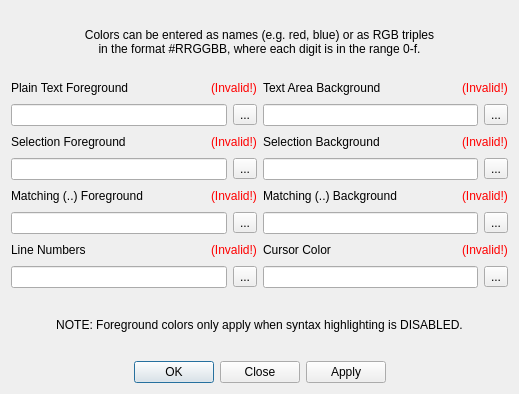
<?xml version="1.0" encoding="UTF-8"?>
<ui version="4.0">
 <class>DialogColors</class>
 <widget class="QDialog" name="DialogColors">
  <property name="geometry">
   <rect>
    <x>0</x>
    <y>0</y>
    <width>519</width>
    <height>394</height>
   </rect>
  </property>
  <property name="windowTitle">
   <string>Colors</string>
  </property>
  <layout class="QGridLayout" name="gridLayout">
   <item row="0" column="0" colspan="2">
    <widget class="QLabel" name="label">
     <property name="text">
      <string>Colors can be entered as names (e.g. red, blue) or as RGB triples
in the format #RRGGBB, where each digit is in the range 0-f.</string>
     </property>
     <property name="alignment">
      <set>Qt::AlignCenter</set>
     </property>
    </widget>
   </item>
   <item row="1" column="0">
    <layout class="QVBoxLayout" name="verticalLayout">
     <item>
      <layout class="QHBoxLayout" name="horizontalLayout">
       <item>
        <widget class="QLabel" name="label_3">
         <property name="text">
          <string>Plain Text Foreground</string>
         </property>
        </widget>
       </item>
       <item>
        <spacer name="horizontalSpacer">
         <property name="orientation">
          <enum>Qt::Horizontal</enum>
         </property>
         <property name="sizeHint" stdset="0">
          <size>
           <width>40</width>
           <height>20</height>
          </size>
         </property>
        </spacer>
       </item>
       <item>
        <widget class="QLabel" name="labelErrorFG">
         <property name="palette">
          <palette>
           <active>
            <colorrole role="WindowText">
             <brush brushstyle="SolidPattern">
              <color alpha="255">
               <red>255</red>
               <green>0</green>
               <blue>0</blue>
              </color>
             </brush>
            </colorrole>
           </active>
           <inactive>
            <colorrole role="WindowText">
             <brush brushstyle="SolidPattern">
              <color alpha="255">
               <red>255</red>
               <green>0</green>
               <blue>0</blue>
              </color>
             </brush>
            </colorrole>
           </inactive>
           <disabled>
            <colorrole role="WindowText">
             <brush brushstyle="SolidPattern">
              <color alpha="255">
               <red>165</red>
               <green>167</green>
               <blue>169</blue>
              </color>
             </brush>
            </colorrole>
           </disabled>
          </palette>
         </property>
         <property name="text">
          <string>(Invalid!)</string>
         </property>
        </widget>
       </item>
      </layout>
     </item>
     <item>
      <layout class="QHBoxLayout" name="horizontalLayout_9">
       <item>
        <widget class="QLineEdit" name="editFG"/>
       </item>
       <item>
        <widget class="QToolButton" name="buttonFG">
         <property name="text">
          <string>...</string>
         </property>
        </widget>
       </item>
      </layout>
     </item>
     <item>
      <layout class="QHBoxLayout" name="horizontalLayout_2">
       <item>
        <widget class="QLabel" name="label_4">
         <property name="text">
          <string>Selection Foreground</string>
         </property>
        </widget>
       </item>
       <item>
        <spacer name="horizontalSpacer_2">
         <property name="orientation">
          <enum>Qt::Horizontal</enum>
         </property>
         <property name="sizeHint" stdset="0">
          <size>
           <width>40</width>
           <height>20</height>
          </size>
         </property>
        </spacer>
       </item>
       <item>
        <widget class="QLabel" name="labelErrorSelectionFG">
         <property name="palette">
          <palette>
           <active>
            <colorrole role="WindowText">
             <brush brushstyle="SolidPattern">
              <color alpha="255">
               <red>255</red>
               <green>0</green>
               <blue>0</blue>
              </color>
             </brush>
            </colorrole>
           </active>
           <inactive>
            <colorrole role="WindowText">
             <brush brushstyle="SolidPattern">
              <color alpha="255">
               <red>255</red>
               <green>0</green>
               <blue>0</blue>
              </color>
             </brush>
            </colorrole>
           </inactive>
           <disabled>
            <colorrole role="WindowText">
             <brush brushstyle="SolidPattern">
              <color alpha="255">
               <red>165</red>
               <green>167</green>
               <blue>169</blue>
              </color>
             </brush>
            </colorrole>
           </disabled>
          </palette>
         </property>
         <property name="text">
          <string>(Invalid!)</string>
         </property>
        </widget>
       </item>
      </layout>
     </item>
     <item>
      <layout class="QHBoxLayout" name="horizontalLayout_10">
       <item>
        <widget class="QLineEdit" name="editSelectionFG"/>
       </item>
       <item>
        <widget class="QToolButton" name="buttonSelectionFG">
         <property name="text">
          <string>...</string>
         </property>
        </widget>
       </item>
      </layout>
     </item>
     <item>
      <layout class="QHBoxLayout" name="horizontalLayout_3">
       <item>
        <widget class="QLabel" name="label_5">
         <property name="text">
          <string>Matching (..) Foreground</string>
         </property>
        </widget>
       </item>
       <item>
        <spacer name="horizontalSpacer_3">
         <property name="orientation">
          <enum>Qt::Horizontal</enum>
         </property>
         <property name="sizeHint" stdset="0">
          <size>
           <width>40</width>
           <height>20</height>
          </size>
         </property>
        </spacer>
       </item>
       <item>
        <widget class="QLabel" name="labelErrorMatchFG">
         <property name="palette">
          <palette>
           <active>
            <colorrole role="WindowText">
             <brush brushstyle="SolidPattern">
              <color alpha="255">
               <red>255</red>
               <green>0</green>
               <blue>0</blue>
              </color>
             </brush>
            </colorrole>
           </active>
           <inactive>
            <colorrole role="WindowText">
             <brush brushstyle="SolidPattern">
              <color alpha="255">
               <red>255</red>
               <green>0</green>
               <blue>0</blue>
              </color>
             </brush>
            </colorrole>
           </inactive>
           <disabled>
            <colorrole role="WindowText">
             <brush brushstyle="SolidPattern">
              <color alpha="255">
               <red>165</red>
               <green>167</green>
               <blue>169</blue>
              </color>
             </brush>
            </colorrole>
           </disabled>
          </palette>
         </property>
         <property name="text">
          <string>(Invalid!)</string>
         </property>
        </widget>
       </item>
      </layout>
     </item>
     <item>
      <layout class="QHBoxLayout" name="horizontalLayout_11">
       <item>
        <widget class="QLineEdit" name="editMatchFG"/>
       </item>
       <item>
        <widget class="QToolButton" name="buttonMatchFG">
         <property name="text">
          <string>...</string>
         </property>
        </widget>
       </item>
      </layout>
     </item>
     <item>
      <layout class="QHBoxLayout" name="horizontalLayout_4">
       <item>
        <widget class="QLabel" name="label_6">
         <property name="text">
          <string>Line Numbers</string>
         </property>
        </widget>
       </item>
       <item>
        <spacer name="horizontalSpacer_4">
         <property name="orientation">
          <enum>Qt::Horizontal</enum>
         </property>
         <property name="sizeHint" stdset="0">
          <size>
           <width>40</width>
           <height>20</height>
          </size>
         </property>
        </spacer>
       </item>
       <item>
        <widget class="QLabel" name="labelErrorLineNumbers">
         <property name="palette">
          <palette>
           <active>
            <colorrole role="WindowText">
             <brush brushstyle="SolidPattern">
              <color alpha="255">
               <red>255</red>
               <green>0</green>
               <blue>0</blue>
              </color>
             </brush>
            </colorrole>
           </active>
           <inactive>
            <colorrole role="WindowText">
             <brush brushstyle="SolidPattern">
              <color alpha="255">
               <red>255</red>
               <green>0</green>
               <blue>0</blue>
              </color>
             </brush>
            </colorrole>
           </inactive>
           <disabled>
            <colorrole role="WindowText">
             <brush brushstyle="SolidPattern">
              <color alpha="255">
               <red>165</red>
               <green>167</green>
               <blue>169</blue>
              </color>
             </brush>
            </colorrole>
           </disabled>
          </palette>
         </property>
         <property name="text">
          <string>(Invalid!)</string>
         </property>
        </widget>
       </item>
      </layout>
     </item>
     <item>
      <layout class="QHBoxLayout" name="horizontalLayout_12">
       <item>
        <widget class="QLineEdit" name="editLineNumbers"/>
       </item>
       <item>
        <widget class="QToolButton" name="buttonLineNumbers">
         <property name="text">
          <string>...</string>
         </property>
        </widget>
       </item>
      </layout>
     </item>
    </layout>
   </item>
   <item row="1" column="1">
    <layout class="QVBoxLayout" name="verticalLayout_2">
     <item>
      <layout class="QHBoxLayout" name="horizontalLayout_5">
       <item>
        <widget class="QLabel" name="label_9">
         <property name="text">
          <string>Text Area Background</string>
         </property>
        </widget>
       </item>
       <item>
        <spacer name="horizontalSpacer_8">
         <property name="orientation">
          <enum>Qt::Horizontal</enum>
         </property>
         <property name="sizeHint" stdset="0">
          <size>
           <width>40</width>
           <height>20</height>
          </size>
         </property>
        </spacer>
       </item>
       <item>
        <widget class="QLabel" name="labelErrorBG">
         <property name="palette">
          <palette>
           <active>
            <colorrole role="WindowText">
             <brush brushstyle="SolidPattern">
              <color alpha="255">
               <red>255</red>
               <green>0</green>
               <blue>0</blue>
              </color>
             </brush>
            </colorrole>
           </active>
           <inactive>
            <colorrole role="WindowText">
             <brush brushstyle="SolidPattern">
              <color alpha="255">
               <red>255</red>
               <green>0</green>
               <blue>0</blue>
              </color>
             </brush>
            </colorrole>
           </inactive>
           <disabled>
            <colorrole role="WindowText">
             <brush brushstyle="SolidPattern">
              <color alpha="255">
               <red>165</red>
               <green>167</green>
               <blue>169</blue>
              </color>
             </brush>
            </colorrole>
           </disabled>
          </palette>
         </property>
         <property name="text">
          <string>(Invalid!)</string>
         </property>
        </widget>
       </item>
      </layout>
     </item>
     <item>
      <layout class="QHBoxLayout" name="horizontalLayout_16">
       <item>
        <widget class="QLineEdit" name="editBG"/>
       </item>
       <item>
        <widget class="QToolButton" name="buttonBG">
         <property name="text">
          <string>...</string>
         </property>
        </widget>
       </item>
      </layout>
     </item>
     <item>
      <layout class="QHBoxLayout" name="horizontalLayout_6">
       <item>
        <widget class="QLabel" name="label_10">
         <property name="text">
          <string>Selection Background</string>
         </property>
        </widget>
       </item>
       <item>
        <spacer name="horizontalSpacer_7">
         <property name="orientation">
          <enum>Qt::Horizontal</enum>
         </property>
         <property name="sizeHint" stdset="0">
          <size>
           <width>40</width>
           <height>20</height>
          </size>
         </property>
        </spacer>
       </item>
       <item>
        <widget class="QLabel" name="labelErrorSelectionBG">
         <property name="palette">
          <palette>
           <active>
            <colorrole role="WindowText">
             <brush brushstyle="SolidPattern">
              <color alpha="255">
               <red>255</red>
               <green>0</green>
               <blue>0</blue>
              </color>
             </brush>
            </colorrole>
           </active>
           <inactive>
            <colorrole role="WindowText">
             <brush brushstyle="SolidPattern">
              <color alpha="255">
               <red>255</red>
               <green>0</green>
               <blue>0</blue>
              </color>
             </brush>
            </colorrole>
           </inactive>
           <disabled>
            <colorrole role="WindowText">
             <brush brushstyle="SolidPattern">
              <color alpha="255">
               <red>165</red>
               <green>167</green>
               <blue>169</blue>
              </color>
             </brush>
            </colorrole>
           </disabled>
          </palette>
         </property>
         <property name="text">
          <string>(Invalid!)</string>
         </property>
        </widget>
       </item>
      </layout>
     </item>
     <item>
      <layout class="QHBoxLayout" name="horizontalLayout_15">
       <item>
        <widget class="QLineEdit" name="editSelectionBG"/>
       </item>
       <item>
        <widget class="QToolButton" name="buttonSelectionBG">
         <property name="text">
          <string>...</string>
         </property>
        </widget>
       </item>
      </layout>
     </item>
     <item>
      <layout class="QHBoxLayout" name="horizontalLayout_7">
       <item>
        <widget class="QLabel" name="label_7">
         <property name="text">
          <string>Matching (..) Background</string>
         </property>
        </widget>
       </item>
       <item>
        <spacer name="horizontalSpacer_6">
         <property name="orientation">
          <enum>Qt::Horizontal</enum>
         </property>
         <property name="sizeHint" stdset="0">
          <size>
           <width>40</width>
           <height>20</height>
          </size>
         </property>
        </spacer>
       </item>
       <item>
        <widget class="QLabel" name="labelErrorMatchBG">
         <property name="palette">
          <palette>
           <active>
            <colorrole role="WindowText">
             <brush brushstyle="SolidPattern">
              <color alpha="255">
               <red>255</red>
               <green>0</green>
               <blue>0</blue>
              </color>
             </brush>
            </colorrole>
           </active>
           <inactive>
            <colorrole role="WindowText">
             <brush brushstyle="SolidPattern">
              <color alpha="255">
               <red>255</red>
               <green>0</green>
               <blue>0</blue>
              </color>
             </brush>
            </colorrole>
           </inactive>
           <disabled>
            <colorrole role="WindowText">
             <brush brushstyle="SolidPattern">
              <color alpha="255">
               <red>165</red>
               <green>167</green>
               <blue>169</blue>
              </color>
             </brush>
            </colorrole>
           </disabled>
          </palette>
         </property>
         <property name="text">
          <string>(Invalid!)</string>
         </property>
        </widget>
       </item>
      </layout>
     </item>
     <item>
      <layout class="QHBoxLayout" name="horizontalLayout_14">
       <item>
        <widget class="QLineEdit" name="editMatchBG"/>
       </item>
       <item>
        <widget class="QToolButton" name="buttonMatchBG">
         <property name="text">
          <string>...</string>
         </property>
        </widget>
       </item>
      </layout>
     </item>
     <item>
      <layout class="QHBoxLayout" name="horizontalLayout_8">
       <item>
        <widget class="QLabel" name="label_8">
         <property name="text">
          <string>Cursor Color</string>
         </property>
        </widget>
       </item>
       <item>
        <spacer name="horizontalSpacer_5">
         <property name="orientation">
          <enum>Qt::Horizontal</enum>
         </property>
         <property name="sizeHint" stdset="0">
          <size>
           <width>40</width>
           <height>20</height>
          </size>
         </property>
        </spacer>
       </item>
       <item>
        <widget class="QLabel" name="labelErrorCursor">
         <property name="palette">
          <palette>
           <active>
            <colorrole role="WindowText">
             <brush brushstyle="SolidPattern">
              <color alpha="255">
               <red>255</red>
               <green>0</green>
               <blue>0</blue>
              </color>
             </brush>
            </colorrole>
           </active>
           <inactive>
            <colorrole role="WindowText">
             <brush brushstyle="SolidPattern">
              <color alpha="255">
               <red>255</red>
               <green>0</green>
               <blue>0</blue>
              </color>
             </brush>
            </colorrole>
           </inactive>
           <disabled>
            <colorrole role="WindowText">
             <brush brushstyle="SolidPattern">
              <color alpha="255">
               <red>165</red>
               <green>167</green>
               <blue>169</blue>
              </color>
             </brush>
            </colorrole>
           </disabled>
          </palette>
         </property>
         <property name="text">
          <string>(Invalid!)</string>
         </property>
        </widget>
       </item>
      </layout>
     </item>
     <item>
      <layout class="QHBoxLayout" name="horizontalLayout_13">
       <item>
        <widget class="QLineEdit" name="editCursor"/>
       </item>
       <item>
        <widget class="QToolButton" name="buttonCursor">
         <property name="text">
          <string>...</string>
         </property>
        </widget>
       </item>
      </layout>
     </item>
    </layout>
   </item>
   <item row="2" column="0" colspan="2">
    <widget class="QLabel" name="label_2">
     <property name="text">
      <string>NOTE: Foreground colors only apply when syntax highlighting is DISABLED.</string>
     </property>
     <property name="alignment">
      <set>Qt::AlignCenter</set>
     </property>
    </widget>
   </item>
   <item row="3" column="0" colspan="2">
    <widget class="QDialogButtonBox" name="buttonBox">
     <property name="orientation">
      <enum>Qt::Horizontal</enum>
     </property>
     <property name="standardButtons">
      <set>QDialogButtonBox::Apply|QDialogButtonBox::Close|QDialogButtonBox::Ok</set>
     </property>
     <property name="centerButtons">
      <bool>true</bool>
     </property>
    </widget>
   </item>
  </layout>
 </widget>
 <tabstops>
  <tabstop>editFG</tabstop>
  <tabstop>buttonFG</tabstop>
  <tabstop>editBG</tabstop>
  <tabstop>buttonBG</tabstop>
  <tabstop>editSelectionFG</tabstop>
  <tabstop>buttonSelectionFG</tabstop>
  <tabstop>editSelectionBG</tabstop>
  <tabstop>buttonSelectionBG</tabstop>
  <tabstop>editMatchFG</tabstop>
  <tabstop>buttonMatchFG</tabstop>
  <tabstop>editMatchBG</tabstop>
  <tabstop>buttonMatchBG</tabstop>
  <tabstop>editLineNumbers</tabstop>
  <tabstop>buttonLineNumbers</tabstop>
  <tabstop>editCursor</tabstop>
  <tabstop>buttonCursor</tabstop>
  <tabstop>buttonBox</tabstop>
 </tabstops>
 <resources/>
 <connections>
  <connection>
   <sender>buttonBox</sender>
   <signal>rejected()</signal>
   <receiver>DialogColors</receiver>
   <slot>reject()</slot>
   <hints>
    <hint type="sourcelabel">
     <x>316</x>
     <y>260</y>
    </hint>
    <hint type="destinationlabel">
     <x>286</x>
     <y>274</y>
    </hint>
   </hints>
  </connection>
 </connections>
</ui>
